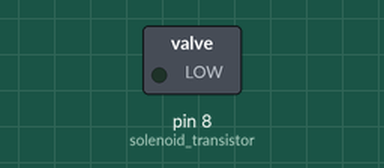
Simulated run of this sketch. Board: Arduino Uno, built with avr-gcc and run on an emulated ATmega328P. Shown: switched loads named in the sketch (green lamp = pin HIGH). Dashed ring = blinking. What the sketch prints to the serial monitor is not drawn.

Above: at 0.6 s.
Timing chart, 0 to 3.0 s (numbered marks = the images above):
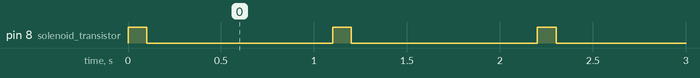

The sketch:

arduino_solenoidBasic_transistor.ino.ino
```cpp
/*------------------------------------------------------------------------------------
arduino_solenoidBasic_transistor.ino

Retract a solenoid if a switch is pressed, solenoid triggered via transistor

Created: 03/02/17 - Joshua Vaughan - joshua.vaughan@louisiana.edu

Modified:
  * mm/dd/yy - Name (email if not same person as above)
    - major change 1
------------------------------------------------------------------------------------*/

// the control output will be digital pin 8
const int solenoid_transistor = 8;

void setup() {
  Serial.begin(9600);        // set up Serial library at 9600 bps

  //configure the motor_switch as an input and enable the internal pull-up resistor
  pinMode(solenoid_transistor, OUTPUT);
}


void loop() {
      // Retract the solenoid
      Serial.println("Retracting solenoid...");
      digitalWrite(solenoid_transistor, HIGH);

      // pause 50ms
      delay(100);

      // Release the solenoid
      Serial.println("Retracting solenoid...");
      digitalWrite(solenoid_transistor, LOW);


      // Delay for 1000 ms before continuing (avoiding solenoid burnout)
      delay(1000);
}
```

Measured:
- by itself, pin 8 (solenoid_transistor): alternates HIGH for 0.10 s and LOW for 1.0 s
